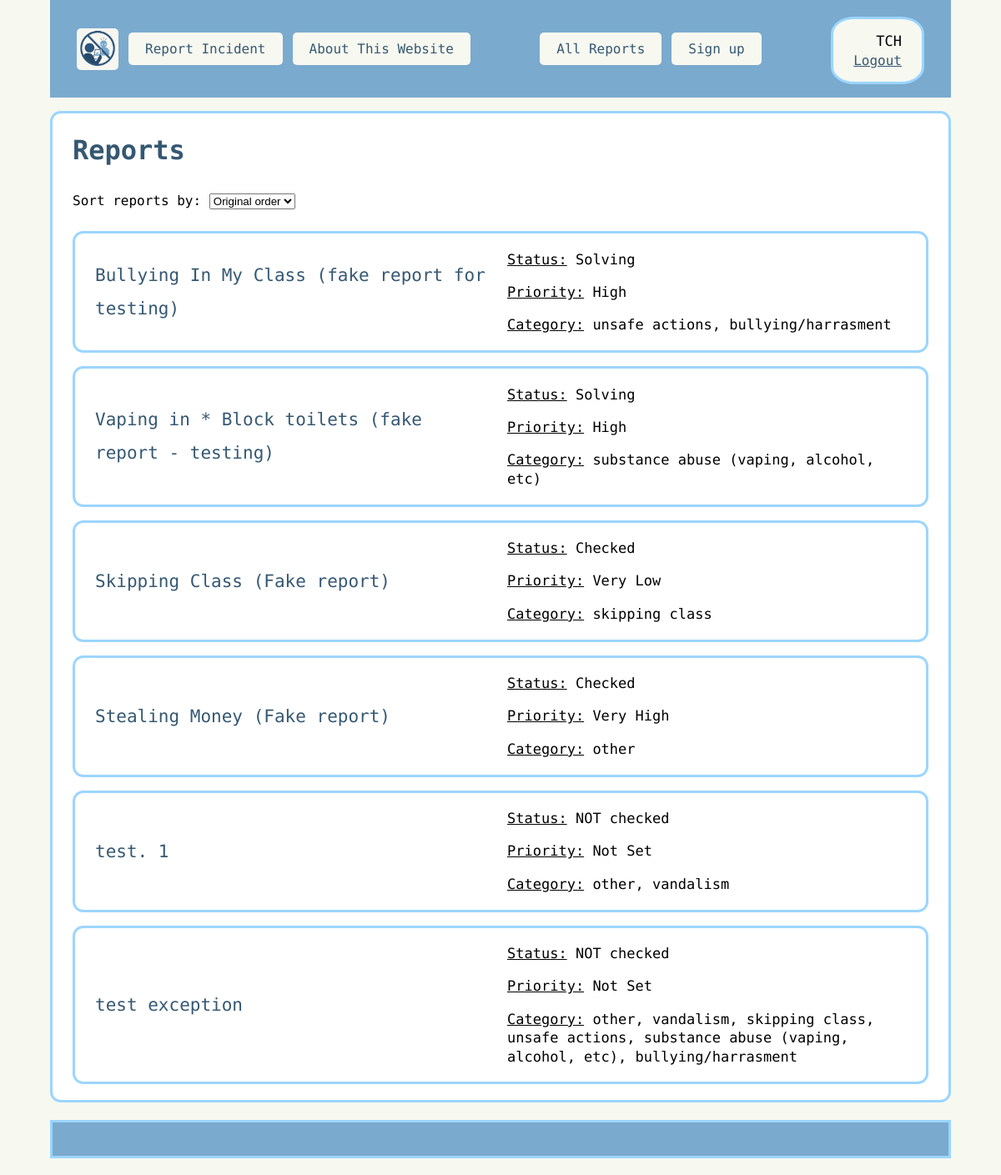
Page /view (signed in) on the earlier database version.
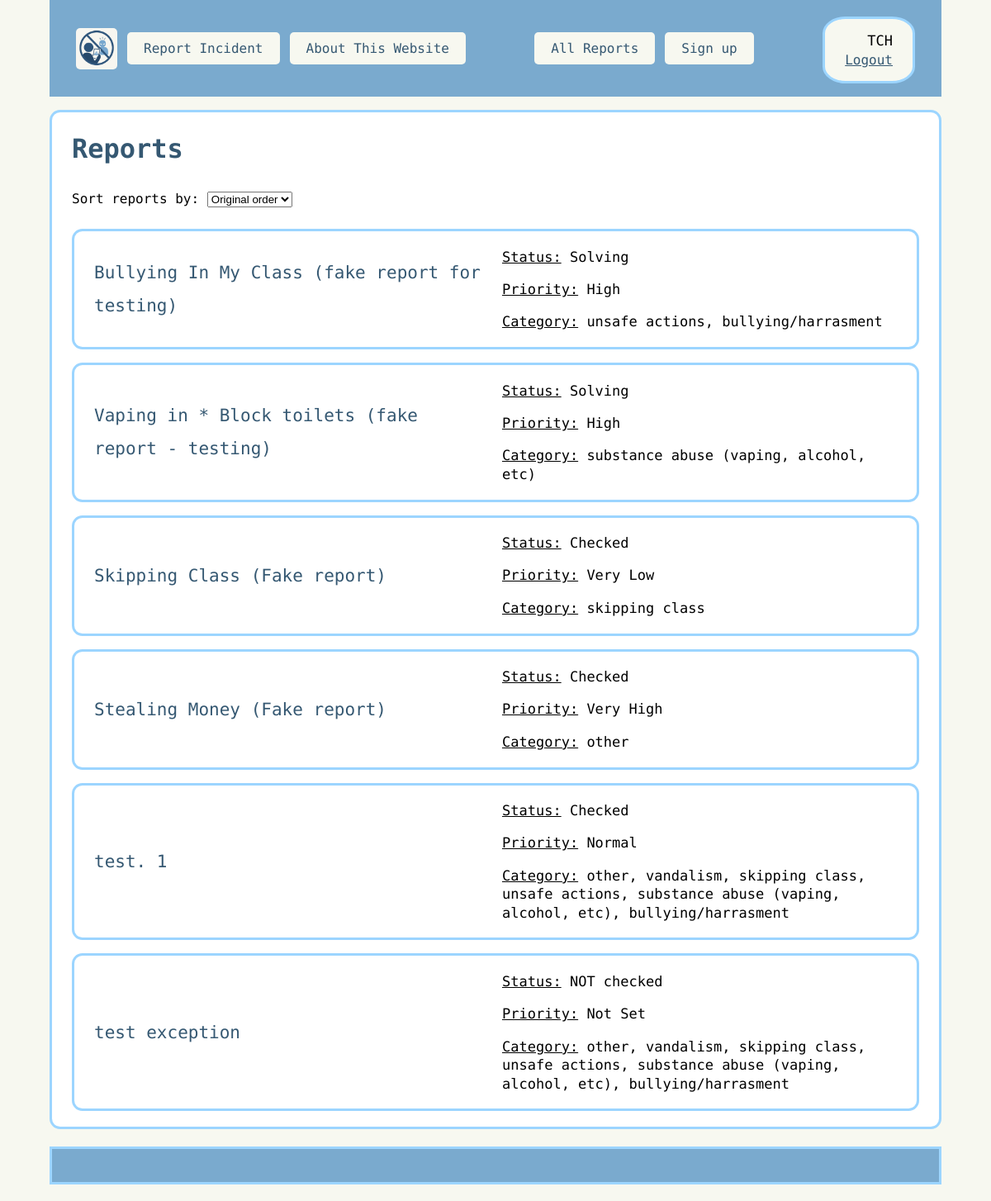
Same page on the later database version.
### routes.py (models this page shows, shortened)
class User(UserMixin, db.Model):
    __tablename__ = "User"
    user_id = db.Column(db.Integer, primary_key=True)
    user_name = db.Column(db.String, nullable=False, unique=True)
    password = db.Column(db.String, nullable=False )
    teacher_code = db.Column(db.String, nullable=False, unique=True)

class Reports(db.Model):
    __tablename__ = "Reports"
    report_id = db.Column(db.Integer, primary_key=True)
    report_title = db.Column(db.String, nullable=False)
    report_detail = db.Column(db.String, nullable=False)
    report_time = db.Column(db.String, nullable=False)
    status_id = db.Column(db.Integer, db.ForeignKey("Status.status_id"), nullable=True)
    status = db.relationship("Status", backref="reports")
    priority_id = db.Column(db.Integer, db.ForeignKey("Priority.priority_id"), nullable=True)
    priority = db.relationship("Priority", backref="reports")
    types = db.relationship("Type", secondary=Report_Type, backref="reports")

class Status(db.Model):
    __tablename__ = "Status"
    status_id = db.Column(db.Integer, primary_key=True)
    status = db.Column(db.String, nullable=False)

class Priority(db.Model):
    __tablename__ = "Priority"
    priority_id = db.Column(db.Integer, primary_key=True)
    priority = db.Column(db.String, nullable=False)

class Type(db.Model):
    __tablename__ = "Type"
    type_id = db.Column(db.Integer, primary_key=True)
    type = db.Column(db.String, nullable=False)

### routes.py (the view)
@app.route("/view", methods=["GET"])
@login_required # only be accessed if the user is logged in
def view():
    sort = request.args.get("sort", "original") # check how the user wants to sort
    if sort == "status":
        reports = Reports.query.join(Status).order_by(Status.status.asc()).all()
    elif sort == "type":
        reports = Reports.query.join(Reports.types).order_by(Type.type.asc()).all()
    elif sort == "priority":
        reports = Reports.query.join(Priority).order_by(Priority.priority.asc()).all()
    else:
        reports = Reports.query.order_by(Reports.report_id.asc()).all()
    status = Status.query.all()
    types = Type.query.all()
    priority = Priority.query.all()
    return render_template(
        "view.html", reports=reports, status=status, types=types, sort=sort, priority=priority
    )

### routes.py (called while the page is built)
@login_manager.user_loader
def load_user(user_id):
    return User.query.get(user_id)

### templates/view.html (shortened to what this page needs)
{% extends "layout.html" %}
{% block content %}
<div class="words">
    <div class="block">
        <h1>Reports</h1>
        <div class="sorting">
            <form method="get" action="/view" id="sortForm">
                <label for="sort">Sort reports by:</label>
                <select id="sort" name="sort" onchange="this.form.submit()">
                    <option value="original" {% if sort == 'original' %}selected{% endif %}>Original order</option>
                </select>
            </form>
        </div>
        {% for report in reports %}
            <div class="reports">
                <a href="http://127.0.0.1:5000/edit/{{ report.report_id }}" class="report_name">{{ report.report_title }}</a>
                <div class="right_info">
                    <p>
                    <u>Status:</u>
                    {% if report.status %}
                        {{ report.status.status }}
                    {% else %}
                        No status
                    {% endif %}
                    </p>
                    <p>
                    <u>Priority:</u>
                    {% if report.priority %}
                        {{ report.priority.priority }}
                    {% else %}
                        No priority set
                    {% endif %}
                    </p>
                    <p>
                    <u>Category:</u>
                    {% if report.types %}
                        {% for t in report.types %}
                            {{ t.type }}{% if not loop.last %}, {% endif %}
                        {% endfor %}
                    {% else %}
                        No type
                    {% endif %}
                    </p>
                </div>
            </div>
        {% endfor %}
    </div>
</div>
{% endblock %}

### templates/layout.html (shortened to what this page needs)
<!DOCTYPE html>
<html lang="en">
<head>
    <link rel="stylesheet" href="../static/style.css">
</head>
<body>
    <header>{% include "header.html" %}</header>
    <main>
        {% block content %}
        {% endblock %}
    </main>
    <footer>{% include "footer.html" %}</footer>
</body>
</html>

### templates/header.html
<nav>
    <div class="nav-left">
        <a href="http://127.0.0.1:5000/" class="link"><img class="logo" src="/static/images/Logo.png" alt="Logo" ></a>
        <a href="http://127.0.0.1:5000/" class="h_link">Report Incident</a>
        <a href="http://127.0.0.1:5000/about" class="h_link">About This Website</a>
    </div>
    {% if current_user.is_authenticated %}
        <div class="nav-right">
            <a href="http://127.0.0.1:5000/view" class="h_link">All Reports</a>
            <a href="http://127.0.0.1:5000/signup" class="h_link">Sign up</a>
        </div>
        <div class="user_info">
            <p>{{ current_user.teacher_code }}</p>
            <a href="{{ url_for('logout') }}" class="link" >Logout</a>
        </div>
    {% elif  not current_user.is_authenticated %}
        <a href="{{ url_for('login') }}" class="h_link">teacher login</a>
    {% endif %}
</nav>

### static/style.css (style rules this page uses)
html, body { font-family: "Victor Mono", monospace; margin-top: 0px; margin-bottom: 0px; }
h1 { color: #355872; }
a { color: #355872; }
p { font-size: 17px; }
.report_name { color: #355872; text-decoration: none; font-size: 21px; }
.words { display: grid; align-items: center; gap: 1rem; border: 3px solid #9CD5FF; background-color: white; border-radius: 0.8rem; margin-top: 1rem; margin-bottom: 1rem; padding: 0.15rem 1.5rem; overflow-wrap: break-word; line-height:2.5rem; }
.logo { width: auto; height: 50px; vertical-align: middle; border-radius: 5px; }
header { background-color: #7AAACE; position: sticky; top: 0; padding: 1rem 2rem; }
header nav { display: flex; align-items: center; justify-content: space-between; gap: 1rem; flex-wrap: wrap; }
.nav-right { display: flex; align-items: center; gap: 0.75rem; flex-wrap: wrap; }
.nav-left { display: flex; align-items: center; gap: 0.75rem; flex-wrap: wrap; }
.h_link { background-color: #F7F8F0; padding: 10px 20px; border-radius: 5px; text-decoration: none; color: #355872; }
.user_info { display: flex; flex-direction: column; align-items: flex-end; gap: 0.25rem; margin-top: 0.25rem; border: 3px solid #9CD5FF; padding: 1rem 1.5rem; background-color: #F7F8F0; border-radius: 25%; }
.user_info p { margin: 0; }
body { background-color: #F7F8F0; margin-left: 5%; margin-right: 5%; }
.reports { display: grid; grid-template-columns: 1fr 1fr; align-items: center; gap: 1rem; border: 3px solid #9CD5FF; background-color: white; border-radius: 0.8rem; margin-top: 1rem; margin-bottom: 1rem; padding: 0.15rem 1.5rem; overflow-wrap: break-word; }
.right_info { margin-right: 1rem; line-height: 1.4rem; min-width: 0; overflow-wrap: anywhere; }
.sorting { margin-bottom: 1rem; }
footer { margin-top: 2%; border: 3px solid #9CD5FF; text-align: center; font-family: "Victor Mono", monospace; padding: 20px; margin-bottom: 20px; background-color: #7AAACE; }

Differences in the rows shown:
changed Reports "test. 1": status.status "NOT checked" → "Checked"; priority.priority "Not Set" → "Normal"; gains Type (type "skipping class"); gains Type (type "unsafe actions"); gains Type (type "substance abuse (vaping, alcohol, etc)"); gains Type (type "bullying/harrasment")
shown differently, row unchanged: Type "vandalism": now shows ","
